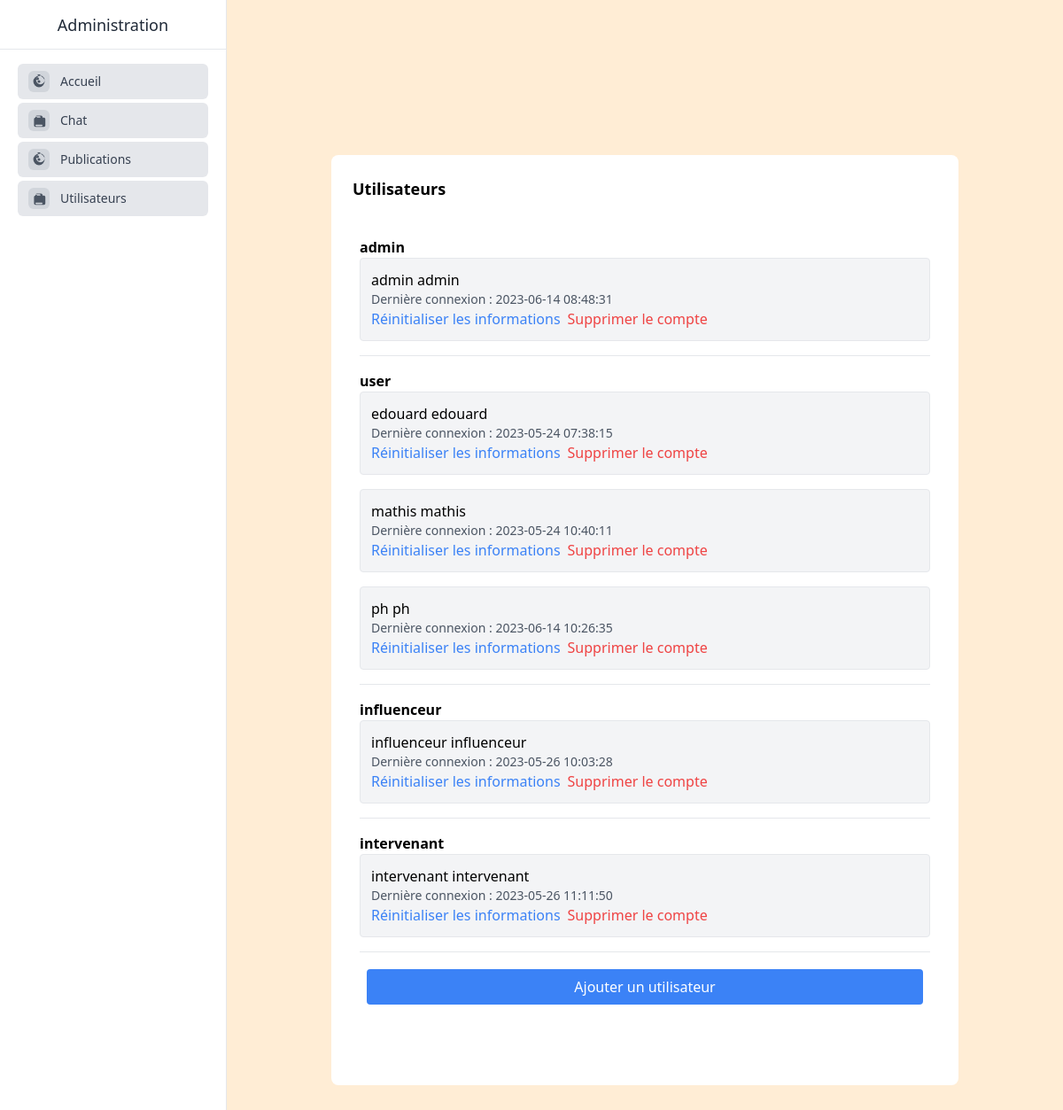
The app's page /backoffice.php?page=account (signed in) with its own data.
### tables this page shows
CREATE TABLE `users` (
  `user_id` int(11) NOT NULL,
  `name` varchar(255) NOT NULL,
  `username` varchar(255) NOT NULL,
  `password` varchar(1000) NOT NULL,
  `p_p` varchar(255) DEFAULT 'user-default.png',
  `last_seen` datetime NOT NULL DEFAULT current_timestamp(),
  `role` varchar(20) NOT NULL DEFAULT 'user',
  `reset` tinyint(1) NOT NULL DEFAULT 1
);

### pages/account.php (the view, shortened to what this page needs)
<?php
if($_SESSION['role'] == 'admin'){
?>
<div name="container" class="bg-white rounded-lg p-6 w-3/4 h-3/4">
    <div name="titre">
        <h2 class="text-lg font-bold mb-4">Utilisateurs</h2>
    </div>
    <div name="list-user" class="p-2 h-5/6 overflow-y-auto">
    <?php
    $query = "SELECT u.*
            FROM users u
            ORDER BY u.name ASC";
    try {
        $stmt = $conn->query($query);
        if ($stmt->rowCount() > 0) {
            $usersByRole = array(
                'admin' => array(),
                'user' => array(),
                'influenceur' => array(),
                'intervenant' => array()
            );
            while ($row = $stmt->fetch(PDO::FETCH_ASSOC)) {
                $role = $row['role'];
                $usersByRole[$role][] = $row;
            }
            foreach ($usersByRole as $role => $users) {
                if (!empty($users)) {
                    echo "<h3 class='font-bold mt-4'>$role</h3>";
                    foreach ($users as $user) {
                        echo '<div name="user" class="user">';
                        echo '<p>' . $user['name'] . ' ' . $user['username'] . ' ';
                        echo '<p class="text-sm text-gray-600">Dernière connexion : ' . $user['last_seen'] . '</p>';
                        echo '<a href="../app/reset" class="text-blue-500">Réinitialiser les informations</a>';
                        echo '<a href="backoffice.php?page=deleteaccount&id=' . $user["user_id"] . '" class="text-red-500 ml-2">Supprimer le compte</a>';
                        echo '</div>';
                    }
                    echo '<hr class="my-4">';
                }
            }
        } else {
            echo "<p>Aucun utilisateur trouvé.</p>";
        }
    } catch (PDOException $e) {
        echo 'Erreur lors de l\'exécution de la requête : ' . $e->getMessage();
    }
    ?>
    </div>
    <?php
    echo "<div name='interactions' class='flex justify-center bg white text-center'> <a href='backoffice.php?page=addaccount' class='w-full admin_btn'>Ajouter un utilisateur</a></div>";
    ?>
</div>
<?php
}
else{
	header("Location: backoffice.php");
   	exit;
}
?>

### records on screen
users: name "admin", username "admin", last_seen "2023-06-14 08:48:31"
users: role "user", name "ph", username "ph", last_seen "2023-06-14 10:26:35"
users: name "edouard", username "edouard", last_seen "2023-05-24 07:38:15"
users: name "mathis", username "mathis", last_seen "2023-05-24 10:40:11"
users: name "influenceur", username "influenceur", last_seen "2023-05-26 10:03:28"
users: name "intervenant", username "intervenant", last_seen "2023-05-26 11:11:50"

### other values on screen
$role "admin"
$role "influenceur"
$role "intervenant"
